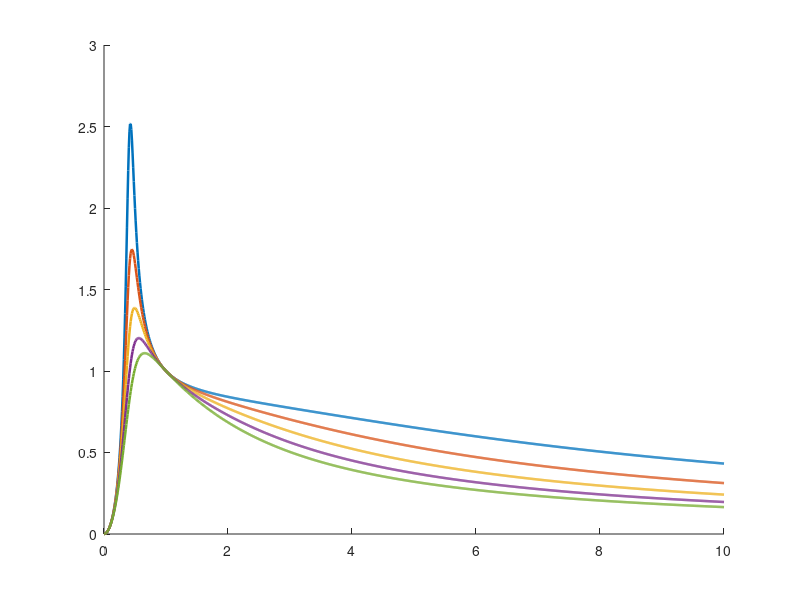

This figure's MATLAB source: (Note: this script raises an error after producing the figure.)
clear; clc;

%Paramesters Assumed
Lr = 72e-6;         
Lm = 360e-6;        
Cr = 32e-9;         

%Calculating K
K = Lm / Lr;
x = linspace(0, 10, 1000);

%Define Q values
Q_values = [0.2, 0.3, 0.4, 0.5, 0.6];

%Initialize figure
figure;
hold on;

colors = lines(length(Q_values));

for i = 1:length(Q_values)
    Q = Q_values(i);
    
    %Compute gain
    M = 1 ./ sqrt(((1/K) .* (1 + K - (1 ./ x).^2)).^2 + (Q .* (x - 1 ./ x)).^2);
    
    plot(x, M, 'LineWidth', 1.8, 'DisplayName', ['Q = ' num2str(Q)], 'Color', colors(i,:));
end

%Reference 
yline(0.911, 'k--', '0.911', 'LabelHorizontalAlignment', 'left');
yline(1.09, 'k--', '1.09', 'LabelHorizontalAlignment', 'left');

%Labels
xlabel('\omega_n = \omega_s / \omega_r (Normalized Frequency)');
ylabel('Voltage Gain, M(\omega_n)');
title('Voltage Gain Curves of Full-Bridge LLC Resonant Converter');
legend show;
grid on;
xlim([0 2]);
ylim([0 2]);
